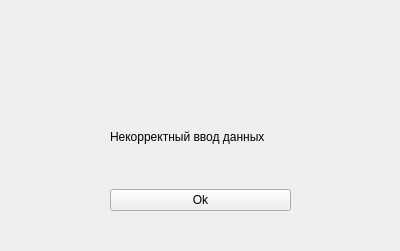
<?xml version="1.0" encoding="UTF-8"?>
<ui version="4.0">
 <class>Form</class>
 <widget class="QWidget" name="Form">
  <property name="geometry">
   <rect>
    <x>0</x>
    <y>0</y>
    <width>400</width>
    <height>251</height>
   </rect>
  </property>
  <property name="windowTitle">
   <string>Form</string>
  </property>
  <widget class="QWidget" name="verticalLayoutWidget">
   <property name="geometry">
    <rect>
     <x>110</x>
     <y>90</y>
     <width>181</width>
     <height>121</height>
    </rect>
   </property>
   <layout class="QVBoxLayout" name="verticalLayout">
    <item>
     <widget class="QLabel" name="label">
      <property name="text">
       <string>Некорректный ввод данных</string>
      </property>
     </widget>
    </item>
    <item>
     <widget class="QPushButton" name="pushButton">
      <property name="text">
       <string>Ok</string>
      </property>
     </widget>
    </item>
   </layout>
  </widget>
 </widget>
 <resources/>
 <connections/>
</ui>
